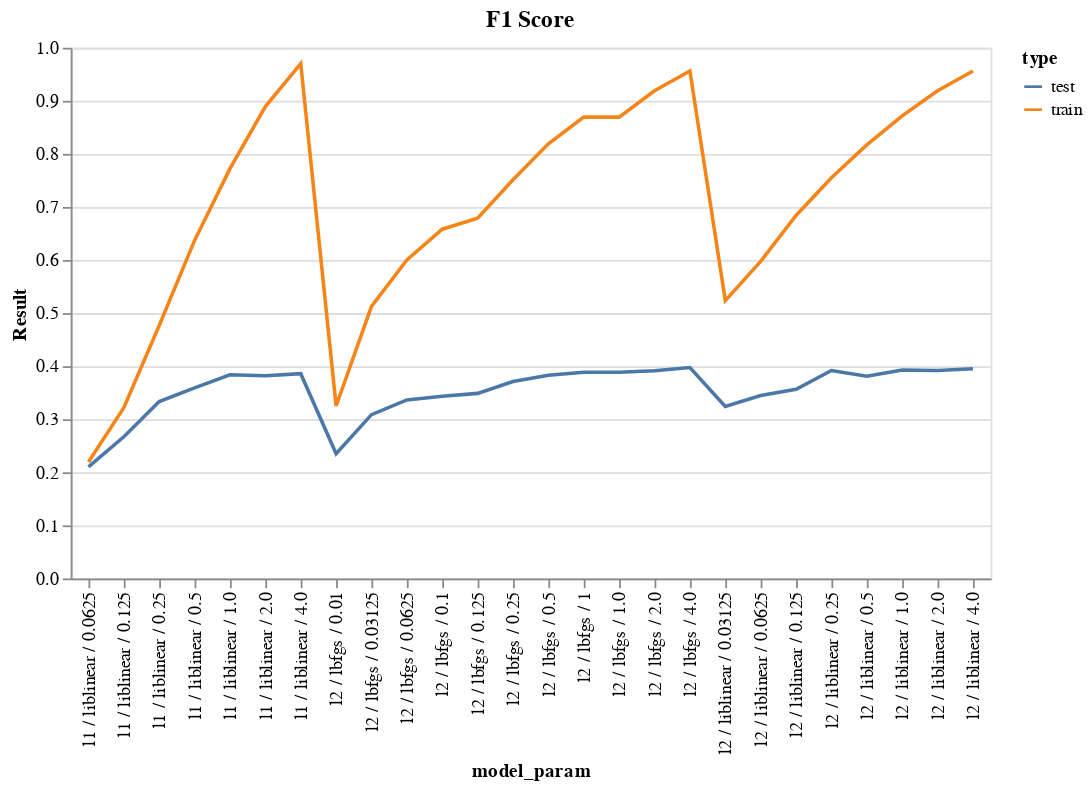

Notebook source saved alongside this figure:
### Code cell
### look at the raw "messy" data
df = csv_data.copy()
df = df[df.Score=='F1']

chart = alt.Chart(df).mark_line().encode(
    x = 'model_param:O',
    y = 'Result:Q',
    color = 'type:N',
    tooltip = 'Result',

).properties(
    title = 'F1 Score'
)
chart

### Figure 1 — Vega-Lite specification as saved in the notebook (floating-point values rounded to 4 significant figures)
{"config": {"view": {"continuousWidth": 400, "continuousHeight": 300}}, "data": {"name": "data-982438e522198c61ef7db9012d096437"}, "mark": "line", "encoding": {"color": {"field": "type", "type": "nominal"}, "tooltip": {"field": "Result", "type": "quantitative"}, "x": {"field": "model_param", "type": "ordinal"}, "y": {"field": "Result", "type": "quantitative"}}, "title": "F1 Score", "$schema": "https://vega.github.io/schema/vega-lite/v4.17.0.json", "datasets": {"data-982438e522198c61ef7db9012d096437": [{"Result": 0.5236, "model_param": "l2 / liblinear / 0.03125", "Score": "F1", "type": "train", "C": 0.03125, "penalty": "l2", "solver": "liblinear"}, {"Result": 0.5127, "model_param": "l2 / lbfgs / 0.03125", "Score": "F1", "type": "train", "C": 0.03125, "penalty": "l2", "solver": "lbfgs"}, {"Result": 0.2194, "model_param": "l1 / liblinear / 0.0625", "Score": "F1", "type": "train", "C": 0.0625, "penalty": "l1", "solver": "liblinear"}, {"Result": 0.5974, "model_param": "l2 / liblinear / 0.0625", "Score": "F1", "type": "train", "C": 0.0625, "penalty": "l2", "solver": "liblinear"}, {"Result": 0.6004, "model_param": "l2 / lbfgs / 0.0625", "Score": "F1", "type": "train", "C": 0.0625, "penalty": "l2", "solver": "lbfgs"}, {"Result": 0.3219, "model_param": "l1 / liblinear / 0.125", "Score": "F1", "type": "train", "C": 0.125, "penalty": "l1", "solver": "liblinear"}, {"Result": 0.6839, "model_param": "l2 / liblinear / 0.125", "Score": "F1", "type": "train", "C": 0.125, "penalty": "l2", "solver": "liblinear"}, {"Result": 0.6787, "model_param": "l2 / lbfgs / 0.125", "Score": "F1", "type": "train", "C": 0.125, "penalty": "l2", "solver": "lbfgs"}, {"Result": 0.4767, "model_param": "l1 / liblinear / 0.25", "Score": "F1", "type": "train", "C": 0.25, "penalty": "l1", "solver": "liblinear"}, {"Result": 0.755, "model_param": "l2 / liblinear / 0.25", "Score": "F1", "type": "train", "C": 0.25, "penalty": "l2", "solver": "liblinear"}, {"Result": 0.7512, "model_param": "l2 / lbfgs / 0.25", "Score": "F1", "type": "train", "C": 0.25, "penalty": "l2", "solver": "lbfgs"}, {"Result": 0.6369, "model_param": "l1 / liblinear / 0.5", "Score": "F1", "type": "train", "C": 0.5, "penalty": "l1", "solver": "liblinear"}, {"Result": 0.8171, "model_param": "l2 / liblinear / 0.5", "Score": "F1", "type": "train", "C": 0.5, "penalty": "l2", "solver": "liblinear"}, {"Result": 0.8191, "model_param": "l2 / lbfgs / 0.5", "Score": "F1", "type": "train", "C": 0.5, "penalty": "l2", "solver": "lbfgs"}, {"Result": 0.7722, "model_param": "l1 / liblinear / 1.0", "Score": "F1", "type": "train", "C": 1.0, "penalty": "l1", "solver": "liblinear"}, {"Result": 0.8716, "model_param": "l2 / liblinear / 1.0", "Score": "F1", "type": "train", "C": 1.0, "penalty": "l2", "solver": "liblinear"}, {"Result": 0.8693, "model_param": "l2 / lbfgs / 1.0", "Score": "F1", "type": "train", "C": 1.0, "penalty": "l2", "solver": "lbfgs"}, {"Result": 0.8892, "model_param": "l1 / liblinear / 2.0", "Score": "F1", "type": "train", "C": 2.0, "penalty": "l1", "solver": "liblinear"}, {"Result": 0.919, "model_param": "l2 / liblinear / 2.0", "Score": "F1", "type": "train", "C": 2.0, "penalty": "l2", "solver": "liblinear"}, {"Result": 0.919, "model_param": "l2 / lbfgs / 2.0", "Score": "F1", "type": "train", "C": 2.0, "penalty": "l2", "solver": "lbfgs"}, {"Result": 0.9702, "model_param": "l1 / liblinear / 4.0", "Score": "F1", "type": "train", "C": 4.0, "penalty": "l1", "solver": "liblinear"}, {"Result": 0.9563, "model_param": "l2 / liblinear / 4.0", "Score": "F1", "type": "train", "C": 4.0, "penalty": "l2", "solver": "liblinear"}, {"Result": 0.9563, "model_param": "l2 / lbfgs / 4.0", "Score": "F1", "type": "train", "C": 4.0, "penalty": "l2", "solver": "lbfgs"}, {"Result": 0.325, "model_param": "l2 / lbfgs / 0.01", "Score": "F1", "type": "train", "C": 0.01, "penalty": "l2", "solver": "lbfgs"}, {"Result": 0.6581, "model_param": "l2 / lbfgs / 0.1", "Score": "F1", "type": "train", "C": 0.1, "penalty": "l2", "solver": "lbfgs"}, {"Result": 0.8693, "model_param": "l2 / lbfgs / 1", "Score": "F1", "type": "train", "C": 1.0, "penalty": "l2", "solver": "lbfgs"}, {"Result": 0.3243, "model_param": "l2 / liblinear / 0.03125", "Score": "F1", "type": "test", "C": 0.03125, "penalty": "l2", "solver": "liblinear"}, {"Result": 0.3087, "model_param": "l2 / lbfgs / 0.03125", "Score": "F1", "type": "test", "C": 0.03125, "penalty": "l2", "solver": "lbfgs"}, {"Result": 0.2101, "model_param": "l1 / liblinear / 0.0625", "Score": "F1", "type": "test", "C": 0.0625, "penalty": "l1", "solver": "liblinear"}, {"Result": 0.3447, "model_param": "l2 / liblinear / 0.0625", "Score": "F1", "type": "test", "C": 0.0625, "penalty": "l2", "solver": "liblinear"}, {"Result": 0.3364, "model_param": "l2 / lbfgs / 0.0625", "Score": "F1", "type": "test", "C": 0.0625, "penalty": "l2", "solver": "lbfgs"}, {"Result": 0.2671, "model_param": "l1 / liblinear / 0.125", "Score": "F1", "type": "test", "C": 0.125, "penalty": "l1", "solver": "liblinear"}, {"Result": 0.3566, "model_param": "l2 / liblinear / 0.125", "Score": "F1", "type": "test", "C": 0.125, "penalty": "l2", "solver": "liblinear"}, {"Result": 0.3487, "model_param": "l2 / lbfgs / 0.125", "Score": "F1", "type": "test", "C": 0.125, "penalty": "l2", "solver": "lbfgs"}, {"Result": 0.3333, "model_param": "l1 / liblinear / 0.25", "Score": "F1", "type": "test", "C": 0.25, "penalty": "l1", "solver": "liblinear"}, {"Result": 0.3919, "model_param": "l2 / liblinear / 0.25", "Score": "F1", "type": "test", "C": 0.25, "penalty": "l2", "solver": "liblinear"}, {"Result": 0.3712, "model_param": "l2 / lbfgs / 0.25", "Score": "F1", "type": "test", "C": 0.25, "penalty": "l2", "solver": "lbfgs"}, {"Result": 0.3591, "model_param": "l1 / liblinear / 0.5", "Score": "F1", "type": "test", "C": 0.5, "penalty": "l1", "solver": "liblinear"}, {"Result": 0.3812, "model_param": "l2 / liblinear / 0.5", "Score": "F1", "type": "test", "C": 0.5, "penalty": "l2", "solver": "liblinear"}, {"Result": 0.3829, "model_param": "l2 / lbfgs / 0.5", "Score": "F1", "type": "test", "C": 0.5, "penalty": "l2", "solver": "lbfgs"}, {"Result": 0.3838, "model_param": "l1 / liblinear / 1.0", "Score": "F1", "type": "test", "C": 1.0, "penalty": "l1", "solver": "liblinear"}, {"Result": 0.3926, "model_param": "l2 / liblinear / 1.0", "Score": "F1", "type": "test", "C": 1.0, "penalty": "l2", "solver": "liblinear"}, {"Result": 0.3884, "model_param": "l2 / lbfgs / 1.0", "Score": "F1", "type": "test", "C": 1.0, "penalty": "l2", "solver": "lbfgs"}, {"Result": 0.3819, "model_param": "l1 / liblinear / 2.0", "Score": "F1", "type": "test", "C": 2.0, "penalty": "l1", "solver": "liblinear"}, {"Result": 0.3919, "model_param": "l2 / liblinear / 2.0", "Score": "F1", "type": "test", "C": 2.0, "penalty": "l2", "solver": "liblinear"}, {"Result": 0.3915, "model_param": "l2 / lbfgs / 2.0", "Score": "F1", "type": "test", "C": 2.0, "penalty": "l2", "solver": "lbfgs"}, {"Result": 0.3858, "model_param": "l1 / liblinear / 4.0", "Score": "F1", "type": "test", "C": 4.0, "penalty": "l1", "solver": "liblinear"}, {"Result": 0.3951, "model_param": "l2 / liblinear / 4.0", "Score": "F1", "type": "test", "C": 4.0, "penalty": "l2", "solver": "liblinear"}, {"Result": 0.3973, "model_param": "l2 / lbfgs / 4.0", "Score": "F1", "type": "test", "C": 4.0, "penalty": "l2", "solver": "lbfgs"}, {"Result": 0.235, "model_param": "l2 / lbfgs / 0.01", "Score": "F1", "type": "test", "C": 0.01, "penalty": "l2", "solver": "lbfgs"}, {"Result": 0.3432, "model_param": "l2 / lbfgs / 0.1", "Score": "F1", "type": "test", "C": 0.1, "penalty": "l2", "solver": "lbfgs"}, {"Result": 0.3884, "model_param": "l2 / lbfgs / 1", "Score": "F1", "type": "test", "C": 1.0, "penalty": "l2", "solver": "lbfgs"}]}}
